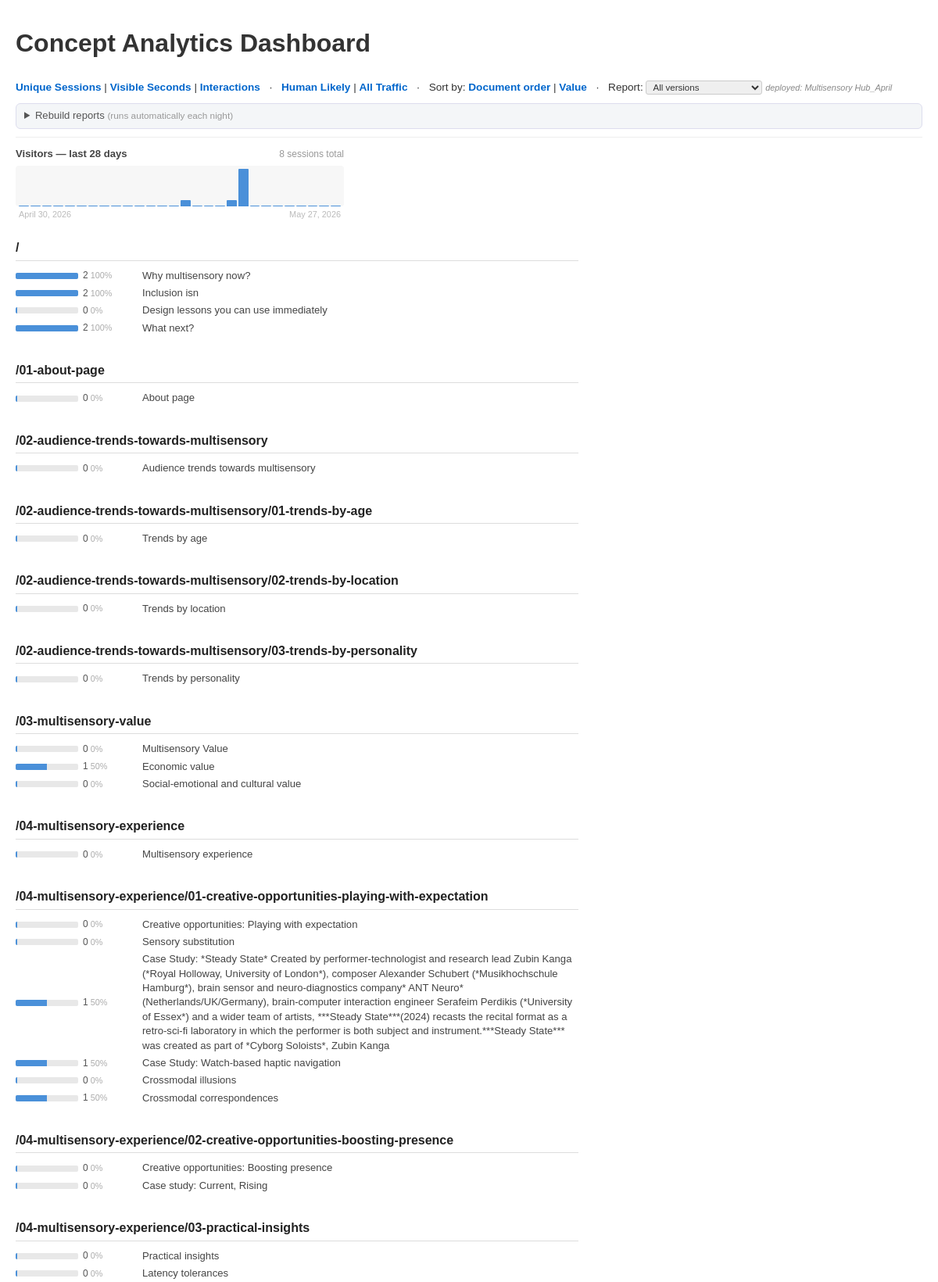
The app's page /analytics/dashboard/ (signed in, upper part) with its own data.
### concept_analytics/models.py (models this page shows, shortened)
class ManifestSyncState(models.Model):
    version = models.CharField(max_length=64, blank=True)
    report_name = models.CharField(max_length=200, blank=True)
    synced_at = models.DateTimeField(auto_now=True)
    class Meta:
        verbose_name = "Manifest sync state"

class BlockManifestEntry(models.Model):
    block_id = models.CharField(max_length=200, unique=True, db_index=True)
    block_version_id = models.CharField(max_length=300, blank=True)
    content_hash = models.CharField(max_length=80, blank=True)
    position_hash = models.CharField(max_length=80, blank=True)
    page_path = models.CharField(max_length=500)
    page_title = models.CharField(max_length=500, blank=True)
    heading_path = models.CharField(max_length=1000, blank=True) # pipe-separated heading hierarchy
    display_order = models.PositiveIntegerField(default=0)
    topic = models.CharField(max_length=100, blank=True)
    concept = models.CharField(max_length=100, blank=True)
    content_type = models.CharField(max_length=50, blank=True)
    label = models.CharField(max_length=500, blank=True)
    parent_block_id = models.CharField(max_length=200, blank=True)
    is_active = models.BooleanField(default=True)
    first_seen_at = models.DateTimeField(auto_now_add=True)
    updated_at = models.DateTimeField(auto_now=True)

### concept_analytics/views/dashboard.py (the view)
# urls.py: path("dashboard/", DashboardView.as_view(), name="concept_analytics_dashboard"),
class DashboardView(LoginRequiredMixin, PermissionRequiredMixin, TemplateView):
    template_name = "concept_analytics/dashboard/heatmap.html"
    permission_required = "concept_analytics.view_dashboard"
    def get_context_data(self, **kwargs):
        context = super().get_context_data(**kwargs)
        metric = self.request.GET.get("metric", "unique_sessions")
        if metric not in ("unique_sessions", "total_visible_seconds", "interaction_count"):
            metric = "unique_sessions"
        sort_by = self.request.GET.get("sort", "document")
        if sort_by not in ("document", "value"):
            sort_by = "document"
        end_date = date.today()
        start_date = end_date - timedelta(days=30)
        selected_report = self.request.GET.get("report", "")
        aggregated = {}
        max_val = 0
        if selected_report:
            events = AnalyticsEvent.objects.filter(
                session__report_name=selected_report,
                received_at__date__range=(start_date, end_date),
                session__is_suspicious=False,
            ).exclude(block_id="")
            if metric == "unique_sessions":
                rows = events.values("block_id").annotate(val=Count("session", distinct=True))
            elif metric == "total_visible_seconds":
                rows = events.values("block_id").annotate(val=Sum("seconds_visible"))
            else:  # interaction_count
                interaction_types = [
                    "section_opened", "accordion_opened", "tab_selected",
                    "case_study_opened", "video_played", "audio_played", "interactive_started",
                ]
                rows = events.filter(event_type__in=interaction_types).values("block_id").annotate(val=Count("id"))
            for row in rows:
                val = row["val"] or 0
                aggregated[row["block_id"]] = val
                if val > max_val:
                    max_val = val
        else:
            summaries = DailyBlockSummary.objects.filter(date__range=(start_date, end_date))
            for s in summaries:
                bid = s.block_id
                if bid not in aggregated:
                    aggregated[bid] = 0
                val = getattr(s, metric) or 0
                aggregated[bid] += val
                if aggregated[bid] > max_val:
                    max_val = aggregated[bid]
        manifest = BlockManifestEntry.objects.filter(is_active=True).order_by("page_path", "display_order")
        pages = {}
        for entry in manifest:
            if entry.page_path not in pages:
                pages[entry.page_path] = {
                    "title": entry.page_title or entry.page_path,
                    "blocks": [],
                    "total": 0,
                }
            val = aggregated.get(entry.block_id, 0)
            intensity = int((val / max_val) * 100) if max_val > 0 else 0
            pages[entry.page_path]["blocks"].append({
                "block_id": entry.block_id,
                "label": entry.label or entry.block_id,
                "value": val,
                "intensity_pct": intensity,
            })
            pages[entry.page_path]["total"] += val
        if sort_by == "value":
            pages = dict(sorted(pages.items(), key=lambda kv: kv[1]["total"], reverse=True))
            for page in pages.values():
                page["blocks"].sort(key=lambda b: b["value"], reverse=True)
        current_filter = self.request.GET.get("filter", "all")
        report_names = list(
            AnalyticsSession.objects.exclude(report_name="")
            .values_list("report_name", flat=True)
            .distinct()
            .order_by("report_name")
        )
        try:
            current_report_name = ManifestSyncState.objects.get(pk=1).report_name
        except ManifestSyncState.DoesNotExist:
            current_report_name = ""
        days_back = 28
        chart_start = end_date - timedelta(days=days_back - 1)
        raw_counts = {
            row["day"]: row["count"]
            for row in (
                AnalyticsSession.objects
                .filter(created_at__date__gte=chart_start)
                .annotate(day=TruncDate("created_at"))
                .values("day")
                .annotate(count=Count("id"))
            )
        }
        day_range = [chart_start + timedelta(days=i) for i in range(days_back)]
        daily_visitors = [{"date": d, "count": raw_counts.get(d, 0)} for d in day_range]
        max_daily = max((d["count"] for d in daily_visitors), default=1) or 1
        for d in daily_visitors:
            d["pct"] = int(d["count"] / max_daily * 100)
        total_visitors = sum(d["count"] for d in daily_visitors)
        context["pages"] = pages
        context["current_metric"] = metric
        context["current_filter"] = current_filter
        context["current_sort"] = sort_by
        context["max_val"] = max_val
        context["daily_visitors"] = daily_visitors
        context["total_visitors"] = total_visitors
        context["visitor_chart_start"] = chart_start
        context["visitor_chart_end"] = end_date
        context["report_names"] = report_names
        context["current_report_name"] = current_report_name
        context["selected_report"] = selected_report
        return context

### concept_analytics/templates/concept_analytics/dashboard/heatmap.html
{% extends "concept_analytics/dashboard/base.html" %}
{% block content %}
<div class="visitor-panel">
    <div class="visitor-header">
        <span class="visitor-title">Visitors — last 28 days</span>
        <span class="visitor-total">{{ total_visitors }} sessions total</span>
    </div>
    <div class="visitor-chart">
        {% for day in daily_visitors %}
        <div class="visitor-col" title="{{ day.date }}: {{ day.count }}">
            <div class="visitor-bar" style="height:{{ day.pct }}%"></div>
        </div>
        {% endfor %}
    </div>
    <div class="visitor-axis">
        <span>{{ visitor_chart_start }}</span>
        <span>{{ visitor_chart_end }}</span>
    </div>
</div>
<div class="heatmap-doc">
    {% for path, page in pages.items %}
    <section class="heatmap-section">
        <h2 class="section-title">{{ page.title }}</h2>
        <table class="block-table">
            {% for block in page.blocks %}
            <tr>
                <td class="col-spark">
                    <div class="block-spark"><div class="block-spark-fill" style="width:{{ block.intensity_pct }}%"></div></div>
                </td>
                <td class="col-value">{{ block.value }}<span class="col-pct"> {{ block.intensity_pct }}%</span></td>
                <td class="col-label">{{ block.label }}</td>
            </tr>
            {% endfor %}
        </table>
    </section>
    {% endfor %}
</div>
{% endblock %}

### concept_analytics/templates/concept_analytics/dashboard/base.html (shortened to what this page needs)
<!DOCTYPE html>
<html lang="en">
<head>
    <link rel="stylesheet" href="/static/concept_analytics/dashboard.css">
</head>
<body>
    <header>
        <h1>Concept Analytics Dashboard</h1>
        <nav>
            <a href="?metric=unique_sessions&filter={{ current_filter }}&sort={{ current_sort }}&report={{ selected_report }}">Unique Sessions</a> |
            <a href="?metric=total_visible_seconds&filter={{ current_filter }}&sort={{ current_sort }}&report={{ selected_report }}">Visible Seconds</a> |
            <a href="?metric=interaction_count&filter={{ current_filter }}&sort={{ current_sort }}&report={{ selected_report }}">Interactions</a>
            &nbsp;&nbsp;·&nbsp;&nbsp;
            <a href="?metric={{ current_metric }}&filter=human_likely&sort={{ current_sort }}&report={{ selected_report }}">Human Likely</a> |
            <a href="?metric={{ current_metric }}&filter=all&sort={{ current_sort }}&report={{ selected_report }}">All Traffic</a>
            &nbsp;&nbsp;·&nbsp;&nbsp;
            Sort by: <a href="?metric={{ current_metric }}&filter={{ current_filter }}&sort=document&report={{ selected_report }}">Document order</a> |
            <a href="?metric={{ current_metric }}&filter={{ current_filter }}&sort=value&report={{ selected_report }}">Value</a>
            {% if report_names %}
            &nbsp;&nbsp;·&nbsp;&nbsp;
            Report:
            <select class="report-select" onchange="window.location.href='?metric={{ current_metric }}&filter={{ current_filter }}&sort={{ current_sort }}&report='+encodeURIComponent(this.value)">
                <option value="">All versions</option>
            </select>
            {% endif %}
            {% if current_report_name %}
            <span class="report-badge">deployed: {{ current_report_name }}</span>
            {% endif %}
        </nav>
        <details class="build-panel">
            <summary class="build-summary">Rebuild reports <span class="build-cron">(runs automatically each night)</span></summary>
        </details>
    </header>
    <main>
        {% block content %}{% endblock %}
    </main>
</body>
</html>

### concept_analytics/static/concept_analytics/dashboard.css (style rules this page uses)
body { font-family: sans-serif; line-height: 1.4; color: #333; max-width: 100%; margin: 0 auto; padding: 12px 20px; }
header { margin-bottom: 12px; border-bottom: 1px solid #eee; padding-bottom: 10px; }
nav { font-size: 0.85em; line-height: 1.8; }
nav a { text-decoration: none; color: #0066cc; font-weight: bold; }
.report-select { font-size: 0.85em; border: 1px solid #ccc; border-radius: 3px; padding: 1px 4px; color: #333; }
.report-badge { font-size: 0.8em; color: #888; font-style: italic; }
.visitor-panel { margin-bottom: 24px; max-width: 420px; }
.visitor-header { display: flex; justify-content: space-between; align-items: baseline; margin-bottom: 6px; }
.visitor-title { font-size: 0.82em; font-weight: 600; color: #444; }
.visitor-total { font-size: 0.75em; color: #999; }
.visitor-chart { display: flex; align-items: flex-end; gap: 2px; height: 48px; background: #f7f7f7; border-radius: 4px; padding: 4px 4px 0 4px; }
.visitor-col { flex: 1; display: flex; align-items: flex-end; height: 100%; cursor: default; }
.visitor-bar { width: 100%; background: #4a90d9; border-radius: 1px 1px 0 0; min-height: 1px; transition: background 0.1s; }
.visitor-axis { display: flex; justify-content: space-between; font-size: 0.68em; color: #bbb; margin-top: 3px; padding: 0 4px; }
.heatmap-doc { max-width: 720px; }
.heatmap-section { margin-bottom: 2em; }
.section-title { font-size: 1em; font-weight: 600; margin: 0 0 0.5em 0; padding-bottom: 4px; border-bottom: 1px solid #ddd; color: #222; }
.block-table { border-collapse: collapse; width: 100%; margin-bottom: 0.5em; }
.block-table tr { height: 22px; }
.block-table td { padding: 2px 6px 2px 0; vertical-align: middle; }
.col-spark { width: 80px; }
.block-spark { width: 80px; height: 8px; background: #e8e8e8; border-radius: 2px; overflow: hidden; }
.block-spark-fill { height: 100%; background: #4a90d9; min-width: 2px; }
.col-value { font-size: 0.75em; color: #555; white-space: nowrap; font-variant-numeric: tabular-nums; width: 70px; padding-right: 10px; }
.col-pct { color: #aaa; font-size: 0.9em; }
.col-label { font-size: 0.82em; color: #444; }
.build-panel { margin-top: 8px; padding: 6px 10px; background: #f4f6f8; border: 1px solid #dde; border-radius: 6px; font-size: 0.82em; }
.build-summary { cursor: pointer; color: #555; user-select: none; }
.build-cron { color: #999; font-size: 0.9em; }

### records on screen
ManifestSyncState: report_name "Multisensory Hub_April"
BlockManifestEntry: label "Why multisensory now?"
BlockManifestEntry: label "Inclusion isn"
BlockManifestEntry: label "Design lessons you can use immediately"
BlockManifestEntry: label "What next?"
BlockManifestEntry: title "/01-about-page", label "About page"
BlockManifestEntry: title "/02-audience-trends-towards-multisensory", label "Audience trends towards multisensory"
BlockManifestEntry: title "/02-audience-trends-towards-multisensory/01-trends-by-age", label "Trends by age"
BlockManifestEntry: title "/02-audience-trends-towards-multisensory/02-trends-by-location", label "Trends by location"
BlockManifestEntry: title "/02-audience-trends-towards-multisensory/03-trends-by-personality", label "Trends by personality"
BlockManifestEntry: title "/03-multisensory-value", label "Multisensory Value"
BlockManifestEntry: label "Economic value"
BlockManifestEntry: label "Social-emotional and cultural value"
BlockManifestEntry: title "/04-multisensory-experience", label "Multisensory experience"
BlockManifestEntry: title "/04-multisensory-experience/01-creative-opportunities-playing-with-expectation", label "Creative opportunities: Playing with expectation"
BlockManifestEntry: label "Sensory substitution"
BlockManifestEntry: label "Case Study: *Steady State* Created by performer-technologist and research lead Zubin Kanga (*Royal Holloway, University of London*), composer Alexander Schubert (*Musikhochschule Hamburg*), brain sensor and neuro-diagnostics company* ANT Neuro*(Netherlands/UK/Germany), brain-computer interaction engineer Serafeim Perdikis (*University of Essex*) and a wider team of artists, ***Steady State***(2024) recasts the recital format as a retro-sci-fi laboratory in which the performer is both subject and instrument.***Steady State*** was created as part of *Cyborg Soloists*, Zubin Kanga"
BlockManifestEntry: label "Case Study: Watch-based haptic navigation"
BlockManifestEntry: label "Crossmodal illusions"
BlockManifestEntry: label "Crossmodal correspondences"
BlockManifestEntry: title "/04-multisensory-experience/02-creative-opportunities-boosting-presence", label "Creative opportunities: Boosting presence"
BlockManifestEntry: label "Case study: Current, Rising"
BlockManifestEntry: title "/04-multisensory-experience/03-practical-insights", label "Practical insights"
BlockManifestEntry: label "Latency tolerances"

### other values on screen
{{ total_visitors }} "8"
{{ visitor_chart_start }} "April 30, 2026"
{{ visitor_chart_end }} "May 27, 2026"
{{ page.title }} "/"
{{ block.value }} "2" "2" "0" "2" "0" "0" "0" "0" "0" "0" "1" "0" "0" "0" "0" "1" "1" "0" "1" "0" "0" "0" "0"
{{ block.intensity_pct }} "100" "100" "0" "100" "0" "0" "0" "0" "0" "0" "50" "0" "0" "0" "0" "50" "50" "0" "50" "0" "0" "0" "0"
